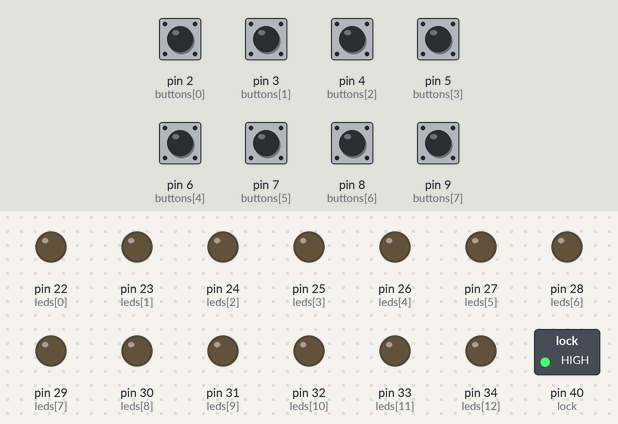
Bench run of a sketch on a simulated Arduino Mega 2560, built with avr-gcc and run on an emulated ATmega2560. Shown: switched loads named in the sketch (green lamp = pin HIGH), output pins drawn as LEDs (lit = HIGH). Inputs (shaded band) come from the test bench; at power-on: pin 2 (buttons[0]), pin 3 (buttons[1]), pin 4 (buttons[2]), pin 5 (buttons[3]), pin 6 (buttons[4]), pin 7 (buttons[5]), pin 8 (buttons[6]), pin 9 (buttons[7]) HIGH. The audio player accepts every command and is not drawn.

Above: at 1.7 s.
1.8 s: pin 2 (buttons[0]) pulled LOW for 0.15 s
At 2.2 s:
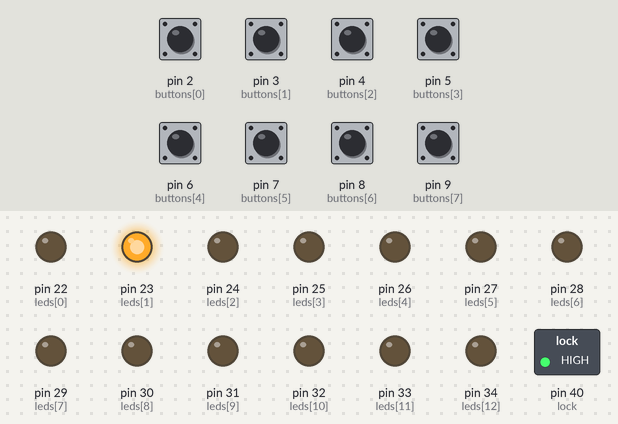
4.3 s: pin 8 (buttons[6]) pulled LOW for 0.15 s
At 5.3 s:
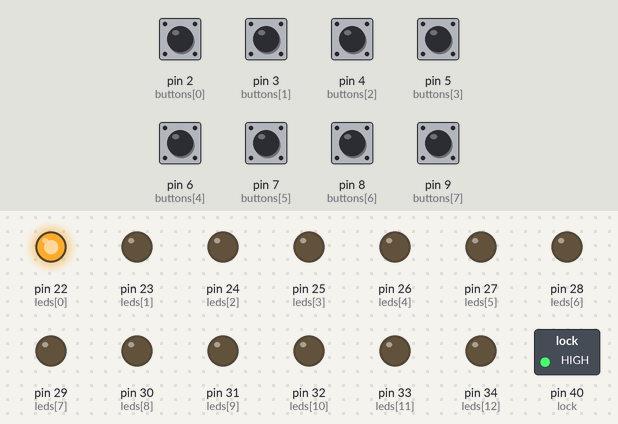
5.9 s: pin 3 (buttons[1]) pulled LOW for 0.15 s
At 6.5 s:
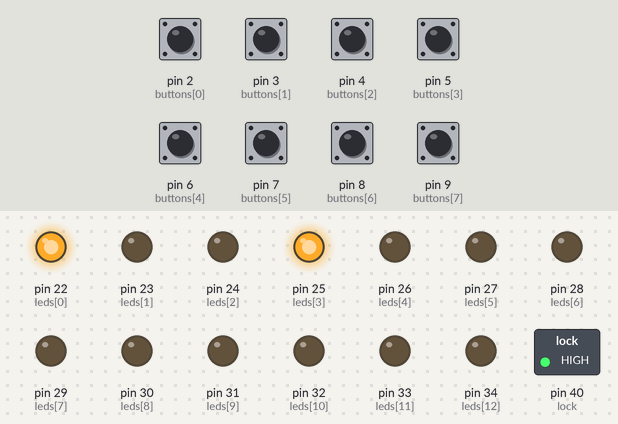
8.4 s: pin 8 (buttons[6]) pulled LOW for 1 s
At 9.6 s:
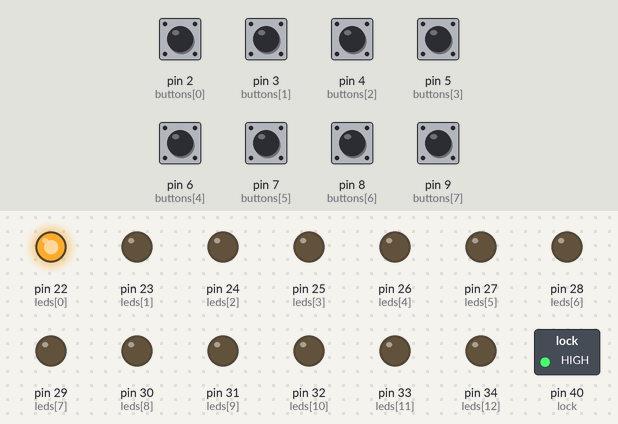
10.9 s: pin 6 (buttons[4]) pulled LOW for 0.15 s
At 11.5 s:
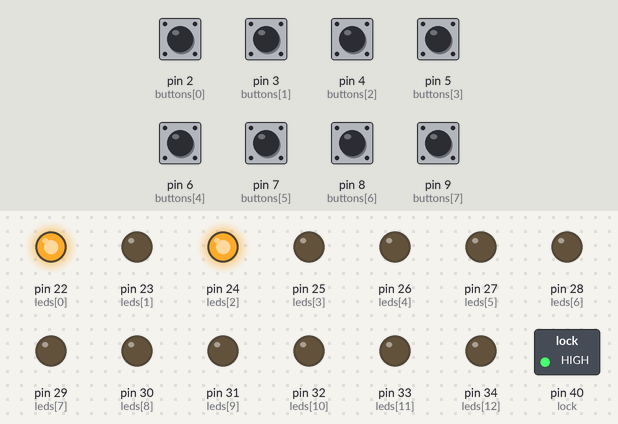
12.5 s: pin 4 (buttons[2]) pulled LOW for 0.15 s
At 13.9 s:
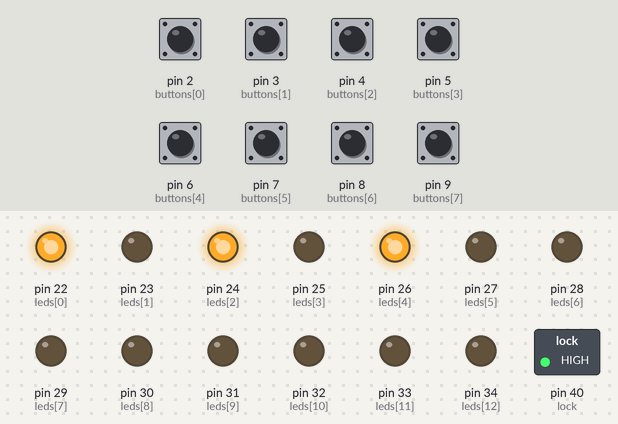
Timing chart, 0 to 15.1 s (numbered marks = the images above; inputs shaded):
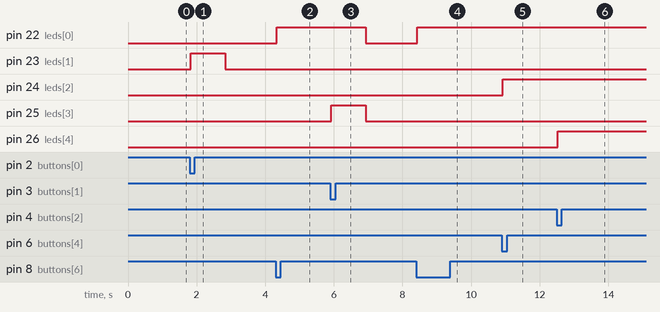

The sketch:

Puzzle2_23_final.ino
```cpp
//Puzzle 2.20 - Mixer table
//By MAD Robot, Martin Agnar Dahl
//ver 2.20 - MP3 module added
//ver 2.21 - debug
//ver 2.23 - new final mp3, final ver.

#include <DFRobotDFPlayerMini.h>
#include <SoftwareSerial.h>
//#define DEBUG

const int buttons[8] = {2, 3, 4, 5, 6, 7, 8, 9};

const int leds[16]= {22, 23, 24, 25, 26, 27, 28, 29, 30, 31, 32, 33, 34, 35, 36, 37}; //even numbers = green, odd numbers = red, new led every second number (22,24,26...)
int butValues[8] = {};
const int correctCode[8] = {7, 5, 3, 8, 1, 6, 4, 2};
int inputCode[8] = {0, 0, 0, 0, 0, 0, 0 , 0};
int countInput = 0;
int lock = 40;
boolean game = true;
int buttonStatus = 0;

///Mp3
DFRobotDFPlayerMini mp3;

//Software
SoftwareSerial softSerial(10, 11); //RX, TX

void setup() {
  #ifdef DEBUG
  Serial.begin(9600);
  Serial.println("Setup starts...");
  Serial.println();
  #endif


  softSerial.begin(9600);  //Communication with MP3

  //MP3 setup
  mp3.begin(softSerial);
  mp3.outputDevice(DFPLAYER_DEVICE_SD);
  mp3.volume(25);

  pinMode(lock, OUTPUT);
  digitalWrite(lock, HIGH);

  for (int i = 0; i<8; i++){
    pinMode(buttons[i], INPUT_PULLUP);
  }

  for (int i = 0; i<16; i++){
    pinMode(leds[i], OUTPUT);
    digitalWrite(leds[i], LOW);
  }
}

void loop() {

while(game){

  if (checkButtons()!=0){
    regButton(checkButtons()-1);
    playSound(checkButtons());
  }

  if (countInput > 0){
    for (int i = 0; i<countInput; i++){

      if (inputCode[i]==correctCode[i]){
        int j=i;
        Serial.print(j+1);Serial.println(". nr correct!");
        j=j*2;
        Serial.print("Pin Led: ");Serial.print(leds[j]);Serial.println(" lights");
        digitalWrite(leds[j], HIGH);
        if(countInput==8 && i==7){
          Serial.println("CODE CORRECT! LOCK IS OPEN NOW!");

          delay(2100);

          mp3.play(9);

          delay(2691);

          resetLEDwin();
          digitalWrite(lock, LOW);
          game=false;
          endGame();
          break;
        }
      }

      else{

        int l = i*2+1;
        digitalWrite(leds[l], HIGH);
        Serial.print("Pin Led: ");Serial.print(leds[l]);Serial.println(" lights");
        Serial.println("Code incorrect! Starting from the beginning");
        countInput = 0;
        for (int k= 0; k<sizeof(inputCode)/2; k++){
          inputCode[k]=0;
        }
        delay(1000);
        resetLED();
        break;
      }
    }

    while (buttonStatus!=0){

      if (checkButtons()==0){
        buttonStatus=0;
      }
      delay(5);
    }

  }


  Serial.print("User code: ");
  for (int i = 0; i<(sizeof(inputCode)/2); i++){
    Serial.print(inputCode[i]);
    Serial.print(" ");
  }

  Serial.println("");

}
}

void resetLED(){
  for (int i = 0; i<(sizeof(leds)/2); i++){
    digitalWrite(leds[i], LOW);
  }
}

void resetLEDwin(){
  for (int i = 0; i<(sizeof(leds)/2); i++){
    digitalWrite(leds[i], LOW);
  }

  for(int i=0; i<18; i++){
    for (int i = 0; i<(sizeof(leds)/2)/2; i++){
      digitalWrite(leds[(i*2)], HIGH);

      delay(70); //70*2*8*6=6720-2691 =9411
      digitalWrite(leds[(i*2)], LOW);
    }

    for (int i = 0; i<(sizeof(leds)/2)/2; i++){
      digitalWrite(leds[((i*2)+1)], HIGH);

      delay(70);
      digitalWrite(leds[((i*2)+1)], LOW);
    }
  }

  for (int i = 0; i<(sizeof(leds)/2); i++){
    digitalWrite(leds[i], LOW);
  }

}

int checkButtons(){
  int val = 0;
    for (int i = 0; i<8; i++){
    butValues[i]=digitalRead(buttons[i]);
    if (butValues[i]==0){
      val = i+1;
      buttonStatus= i+1;
    }
    }
  return val;
}

void regButton(int i){
  countInput++;
    for (int j = 0; j<(sizeof(inputCode)/2); j++){

      if (inputCode[j] ==0){
        inputCode[j]=i+1;
        break;
      }
    }
}

void playSound(int buttonNr){
  mp3.play(buttonNr);
}

void endGame(){
  while(!game){
    //digitalWrite(lock, LOW);
    //Game ends
  }
}
```

Measured:
- after the input at 1.8 s, pin 23 (leds[1]): LOW → HIGH at once, → LOW 1.0 s later
- after the input at 4.3 s, pin 22 (leds[0]): LOW → HIGH at once
- after the input at 5.9 s, pin 22 (leds[0]): HIGH → LOW after 1.0 s; pin 25 (leds[3]): LOW → HIGH at once, → LOW 1.0 s later
- after the input at 8.4 s, pin 22 (leds[0]): LOW → HIGH at once
- after the input at 10.9 s, pin 24 (leds[2]): LOW → HIGH at once
- after the input at 12.5 s, pin 26 (leds[4]): LOW → HIGH at once
